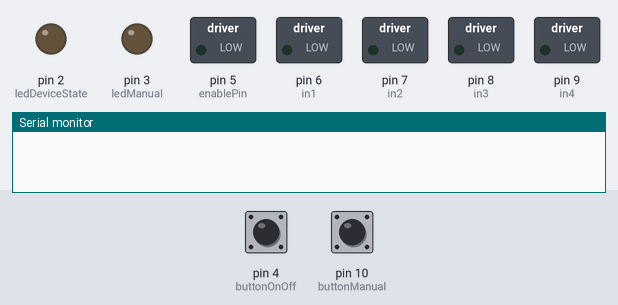
The sketch below on a simulated Arduino Nano, built with avr-gcc and run on an emulated ATmega328P. Shown: switched loads named in the sketch (green lamp = pin HIGH), output pins drawn as LEDs (lit = HIGH), the last lines printed to the serial monitor. Inputs (shaded band) come from the test bench; at power-on: pin 4 (buttonOnOff) LOW, pin 10 (buttonManual) LOW.

Above: at 1.2 s.
1.3 s: pin 4 (buttonOnOff) pulled HIGH for 0.15 s
At 2.5 s:
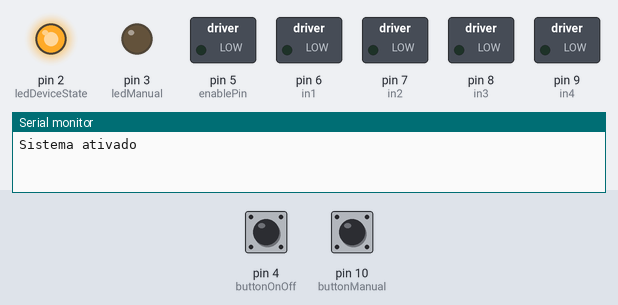
2.9 s: pin 10 (buttonManual) pulled HIGH for 0.15 s
At 3.2 s:
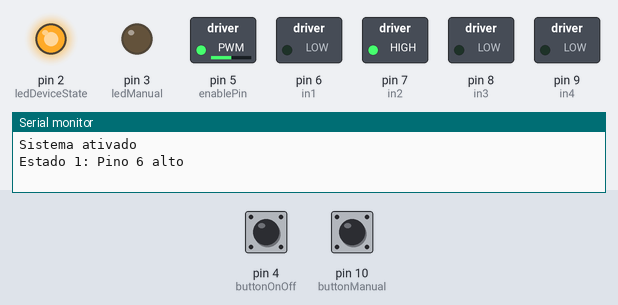
5.9 s: pin 4 (buttonOnOff) pulled HIGH for 1 s
At 6.2 s:
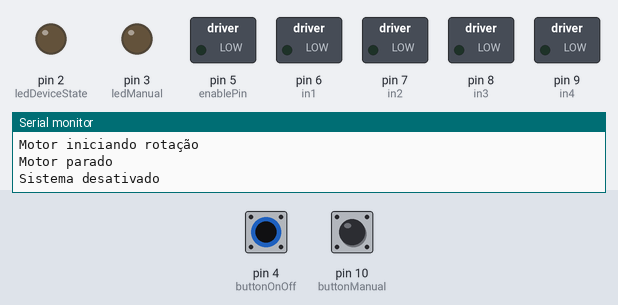
8.4 s: pin 4 (buttonOnOff) pulled HIGH for 3.2 s
At 9.3 s:
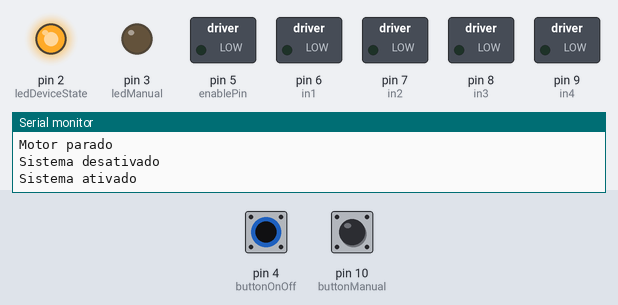
13.1 s: pin 10 (buttonManual) pulled HIGH for 3.2 s
At 14.8 s:
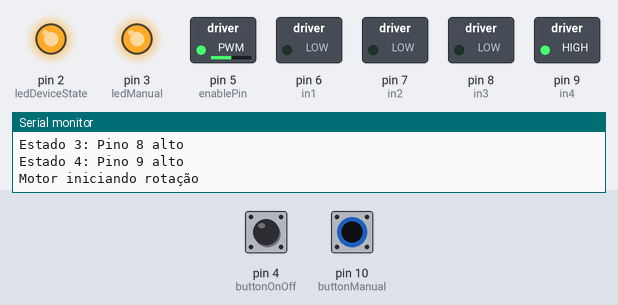
Timing chart, 0 to 17.8 s (numbered marks = the images above; inputs shaded):
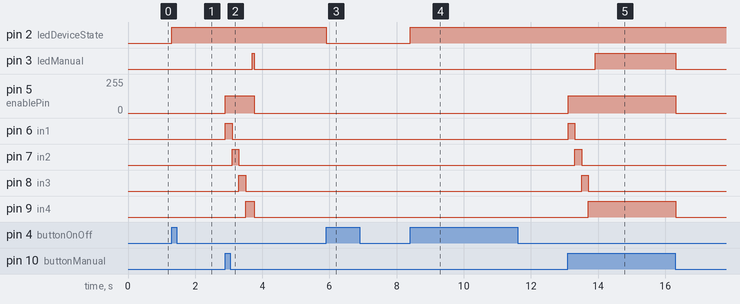

Measured:
- after the input at 1.3 s, pin 2 (ledDeviceState): LOW → HIGH at once
- after the input at 2.9 s, pin 3 (ledManual): LOW → HIGH after 0.80 s, → LOW 0.05 s later; pin 5 (enablePin): 0/255 → 128/255 at once, → 0/255 0.85 s later; pin 6 (in1): LOW → HIGH at once, → LOW 0.20 s later; pin 7 (in2): LOW → HIGH after 0.20 s, → LOW 0.20 s later; pin 8 (in3): LOW → HIGH after 0.40 s, → LOW 0.20 s later
- after the input at 5.9 s, pin 2 (ledDeviceState): HIGH → LOW at once
- after the input at 8.4 s, pin 2 (ledDeviceState): LOW → HIGH at once
- after the input at 13.1 s, pin 3 (ledManual): LOW → HIGH after 0.81 s, → LOW 2.4 s later; pin 5 (enablePin): 0/255 → 128/255 at once, → 0/255 3.2 s later; pin 6 (in1): LOW → HIGH at once, → LOW 0.20 s later; pin 7 (in2): LOW → HIGH after 0.21 s, → LOW 0.20 s later; pin 8 (in3): LOW → HIGH after 0.41 s, → LOW 0.20 s later

The sketch:

main.ino
```cpp
#include <Arduino.h>

// Definições dos pinos
const int buttonOnOff = 4;
const int buttonManual = 10;
const int ledDeviceState = 2;
const int ledManual = 3;

// Pinos para controle do motor (Ponte H)
const int enablePin = 5;   // PWM para velocidade
const int in1 = 6;         // Direção
const int in2 = 7;         // Direção
const int in3 = 8;         // Direção
const int in4 = 9;         // Direção

// Variáveis de estado
bool last_state_manual = false;
bool last_state_device = false;
bool systemActive = false;
bool rotationActive = false;

void setup() {
  // Configuração dos pinos como entrada/saída
  pinMode(ledDeviceState, OUTPUT);
  pinMode(ledManual, OUTPUT);
  pinMode(buttonOnOff, INPUT);
  pinMode(buttonManual, INPUT);

  // Configuração dos pinos do motor
  pinMode(enablePin, OUTPUT);
  pinMode(in1, OUTPUT);
  pinMode(in2, OUTPUT);
  pinMode(in3, OUTPUT);
  pinMode(in4, OUTPUT);

  Serial.begin(9600);
}

void loop() {
  process_state_device();
  process_state_motor();
  delay(50); // Debounce
}

void init_rotation(int interval, int potencia = 128) {
  // Ativar motor com velocidade moderada por default
  analogWrite(enablePin, potencia); // 50% da velocidade máxima
   // Estado 1: Pino 6 alto
  digitalWrite(in1, HIGH);
  digitalWrite(in2, LOW);
  digitalWrite(in3, LOW);
  digitalWrite(in4, LOW);
  delay(interval);
  Serial.println("Estado 1: Pino 6 alto");

  // Estado 2: Pino 7 alto
  digitalWrite(in1, LOW);
  digitalWrite(in2, HIGH);
  digitalWrite(in3, LOW);
  digitalWrite(in4, LOW);
  delay(interval);
  Serial.println("Estado 2: Pino 7 alto");

  // Estado 3: Pino 8 alto
  digitalWrite(in1, LOW);
  digitalWrite(in2, LOW);
  digitalWrite(in3, HIGH);
  digitalWrite(in4, LOW);
  delay(interval);
  Serial.println("Estado 3: Pino 8 alto");

  // Estado 4: Pino 9 alto
  digitalWrite(in1, LOW);
  digitalWrite(in2, LOW);
  digitalWrite(in3, LOW);
  digitalWrite(in4, HIGH);
  delay(interval);
  Serial.println("Estado 4: Pino 9 alto");
}

void break_rotation() {
  // Desativar motor
  digitalWrite(in1, LOW);
  digitalWrite(in2, LOW);
  digitalWrite(in3, LOW);
  digitalWrite(in4, LOW);
  analogWrite(enablePin, 0);
}

int process_state_device() {
  bool currentState = digitalRead(buttonOnOff);

  if (currentState == HIGH && !last_state_device) {
    last_state_device = true;
    systemActive = !systemActive;

    if (systemActive) {
      digitalWrite(ledDeviceState, HIGH);
      Serial.println("Sistema ativado");
    } else {
      digitalWrite(ledDeviceState, LOW);
      rotationActive = false;
      break_rotation(); // Garante que o motor pare se o sistema for desativado
      Serial.println("Sistema desativado");
    }
  } else if (currentState == LOW) {
    last_state_device = false;
  }

  return systemActive ? 1 : 0;
}

int process_state_motor() {
  bool currentState = digitalRead(buttonManual);

  if (systemActive) { // Verifica se o sistema está ativo antes de permitir controle do motor
    if (currentState == HIGH && !last_state_manual) {
      last_state_manual = true;

      if (!rotationActive) {
        init_rotation(200);
        rotationActive = true;
        digitalWrite(ledManual, HIGH);
        Serial.println("Motor iniciando rotação");
      }
    } else if (currentState == LOW) {
      last_state_manual = false;

      if (rotationActive) {
        break_rotation();
        rotationActive = false;
        digitalWrite(ledManual, LOW);
        Serial.println("Motor parado");
      }
    }
  } else {
    // Se o sistema não estiver ativo, garante que o motor está parado
    if (rotationActive) {
      break_rotation();
      rotationActive = false;
      digitalWrite(ledManual, LOW);
    }
  }

  return rotationActive ? 1 : 0;
}
```
